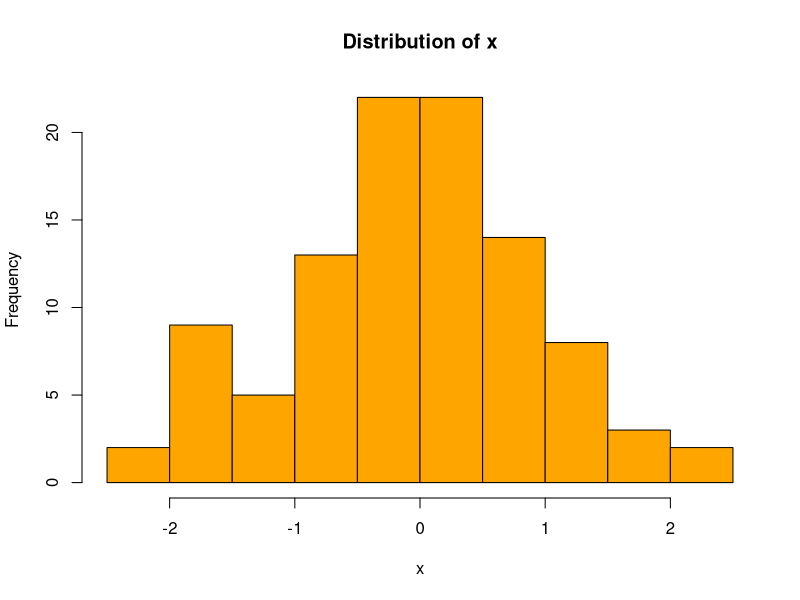

Recreate this plot in R.
## ---- chunk 1
a=4
## ---- chunk 2
(b=2*a)
## ---- chunk 3
x<-rnorm(100,mean = 0,sd=1)
mean(x)
median(x)
var(x)
## ---- chunk 4
x<-rnorm(100,mean = 0,sd=1)
hist(x,col = "orange",main = "Distribution of x")
